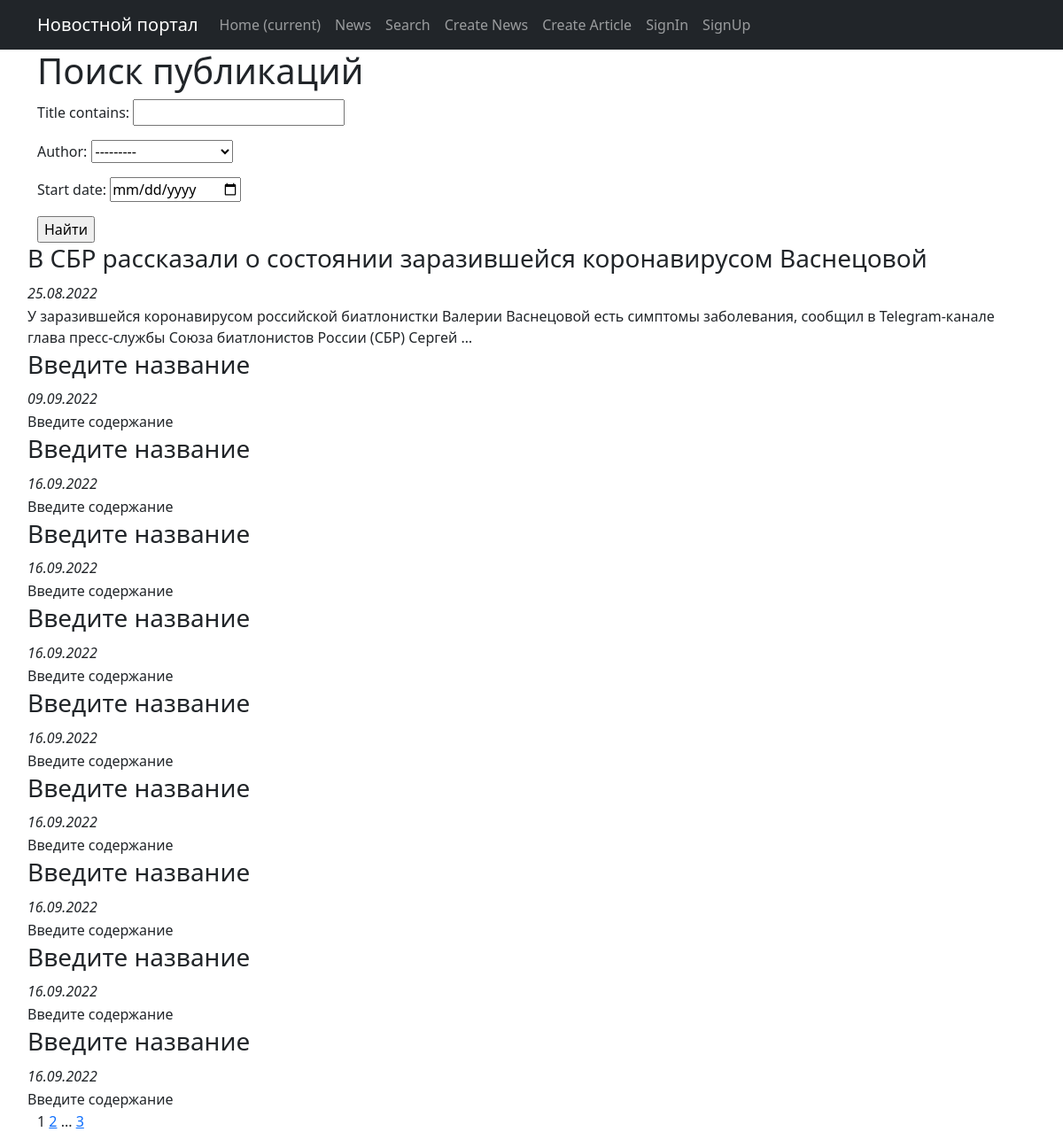
The app's page /search/ with its own data.
### posts/models.py (models this page shows, shortened)
class Post(models.Model):
    paper = 'PA'
    news = 'NE'
    author = models.ForeignKey(Author, on_delete=models.CASCADE)
    post_type = models.CharField(max_length=2, choices=POST_TYPE, default=paper)
    pub_time = models.DateTimeField(auto_now_add=True)
    categories = models.ManyToManyField(Category, through='PostCategory')
    title = models.CharField(max_length=255, default='Введите название')
    text = models.TextField(default='Введите содержание')
    _rating = models.IntegerField(default=0)
    @property
    def rating(self):
        return self._rating

### posts/views.py (the view)
# urls.py: path('search/', PostSearch.as_view(), name='search'),
class PostSearch(PostsList):
    model = Post
    template_name = 'search.html'
    context_object_name = 'posts'

### accounts/models.py (called while the page is built)
    def __str__(self) -> str:
        return f'{self.user.first_name} {self.user.last_name}'

### posts/templatetags/custom_filters.py (called while the page is built)
@register.filter()
def censor(value):
    for word in CENSOR_WORDS:
        value = value.replace(word, '*' * len(word))
    return value

### posts/templatetags/custom_tags.py (called while the page is built)
@register.simple_tag(takes_context=True)
def url_replace(context, **kwargs):
    d = context['request'].GET.copy()
    for k, v in kwargs.items():
        d[k] = v
    return d.urlencode()

### posts/views.py (called while the page is built)
    def get_queryset(self):
        queryset = super().get_queryset()
        self.filterset = PostFilter(self.request.GET, queryset)
        return self.filterset.qs

    def get_context_data(self, **kwargs):
        context = super().get_context_data(**kwargs)
        context["filterset"] = self.filterset
        return context

### templates/search.html (shortened to what this page needs)
{% extends 'flatpages/default.html' %}
{% load custom_filters %}
{% load custom_tags %}
{% load cache %}
{% block content %}
    <h1> Поиск публикаций </h1>
    <form action='' method='get'>
        {{ filterset.form.as_p }}
        <input type='submit' value='Найти'/>
    </form>
    {% if posts %}
        <table>
            {% for post in posts %}
                <tr>
                    <td>
                        <h3>{{ post.title|censor }}</h3>
                    </td>
                </tr>
                <tr>
                    <td>
                        <i>{{ post.pub_time|date:'d.m.Y' }}</i>
                    </td>
                </tr>
                <tr>
                    <td>{{ post.text|truncatewords:20|censor }}</td>
                </tr>
            {% endfor %}
        </table>
    {% else %}
        <h2>Новостей нет</h2>
    {% endif %}
    <nobr>
        {{ page_obj.number }}
        {% if page_obj.has_next %}
            <a href="?{% url_replace page=page_obj.next_page_number %}">{{ page_obj.next_page_number }}</a>
            {% if paginator.num_pages != page_obj.next_page_number %}
                ...
                <a href="?{% url_replace page=page_obj.paginator.num_pages %}">{{ page_obj.paginator.num_pages }}</a>
            {% endif %}
        {% endif %}
    </nobr>
{% endblock content %}

### templates/flatpages/default.html (style rules this page uses)
table { width: 100%; }
td { vertical-align: top; }

### records on screen
Post: title|censor "В СБР рассказали о состоянии заразившейся коронавирусом Васнецовой", pub_time "25.08.2022", text|censor "У заразившейся коронавирусом российской биатлонистки Валерии Васнецовой есть симптомы заболевания, сообщил в Telegram-канале глава пресс-службы Союза биатлонистов России (СБР) Сергей …"
Post: title|censor "Введите название", pub_time "09.09.2022", text|censor "Введите содержание"
Post: title|censor "Введите название", pub_time "16.09.2022", text|censor "Введите содержание"
Post: title|censor "Введите название", pub_time "16.09.2022", text|censor "Введите содержание"
Post: title|censor "Введите название", pub_time "16.09.2022", text|censor "Введите содержание"
Post: title|censor "Введите название", pub_time "16.09.2022", text|censor "Введите содержание"
Post: title|censor "Введите название", pub_time "16.09.2022", text|censor "Введите содержание"
Post: title|censor "Введите название", pub_time "16.09.2022", text|censor "Введите содержание"
Post: title|censor "Введите название", pub_time "16.09.2022", text|censor "Введите содержание"
Post: title|censor "Введите название", pub_time "16.09.2022", text|censor "Введите содержание"

### other values on screen
{{ page_obj.number }} "1"
{{ page_obj.next_page_number }} "2"
{{ page_obj.paginator.num_pages }} "3"
